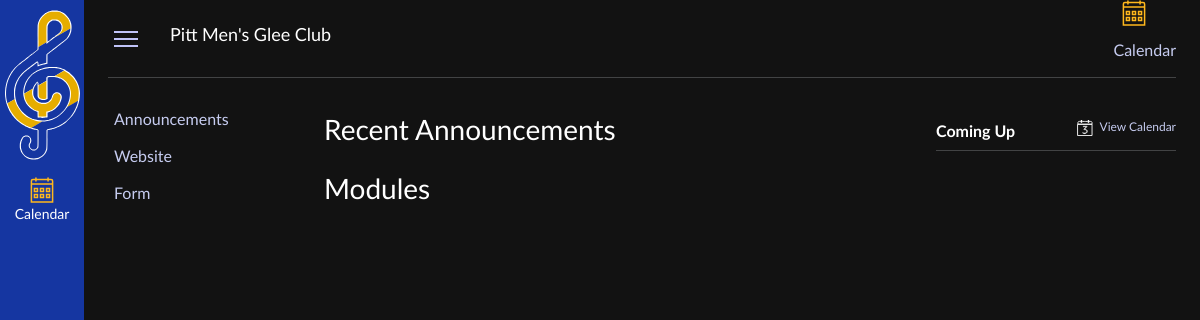
The app's page /, older data.
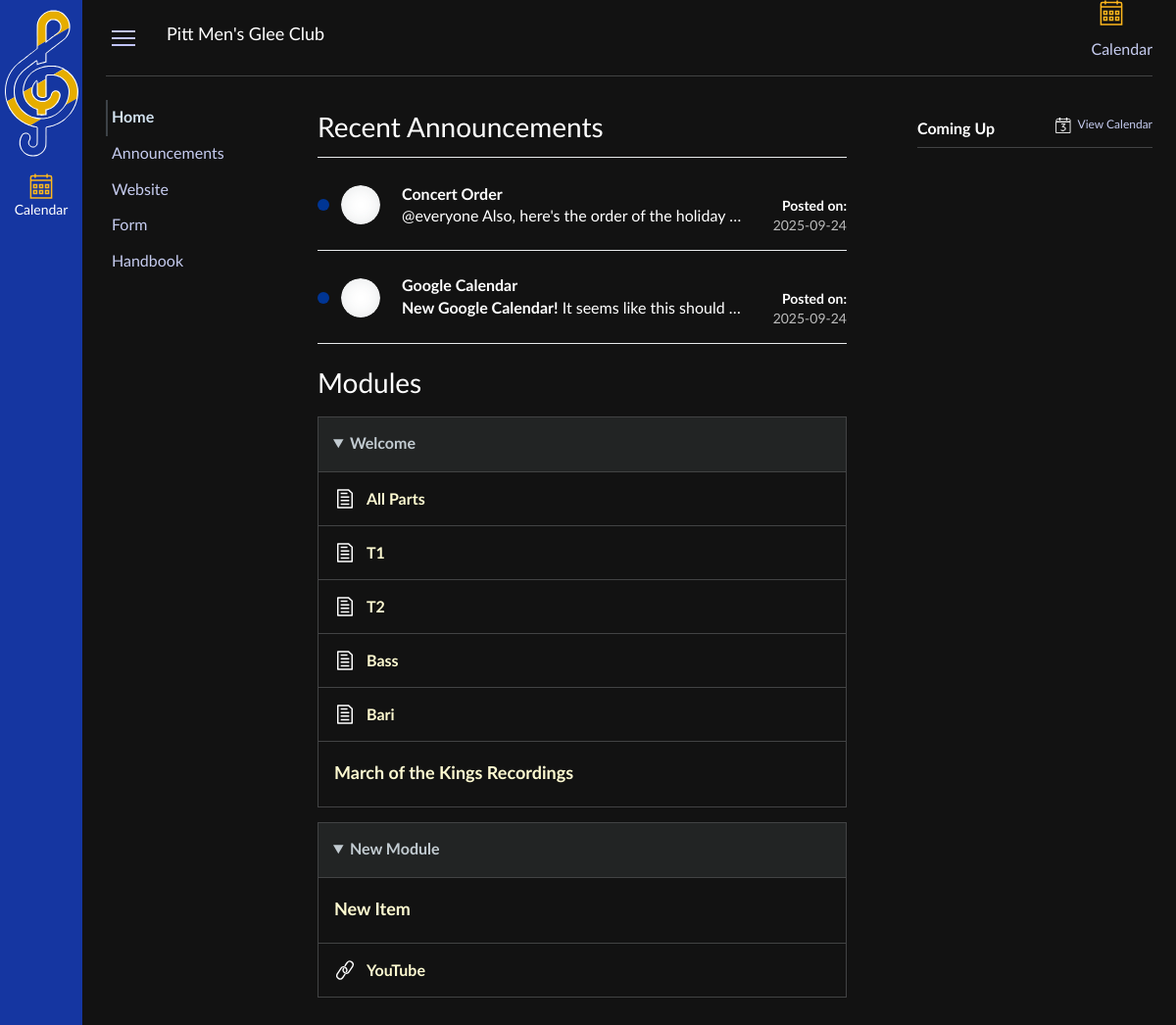
The same page, newer data.
### models.py (models this page shows)
class Link(Base):
    __tablename__ = "Links"
    id = Column("id", Integer, primary_key=True, autoincrement=True)
    position = Column("position", Integer, nullable=False)
    display_name = Column("display_name", String, nullable=False)
    type = Column("type", String, nullable=False)
    url = Column("url", String, nullable=False)
    def toJSON(self):
        return {
            "id":self.id,
            "position":self.position,
            "display_name": self.display_name,
            "type": self.type,
            "url" : self.url
        }

class Announcement(Base):
    __tablename__ = "Announcements"
    id = Column("id", Integer, primary_key=True, autoincrement=True)
    author = Column("author", String, nullable=False)
    title = Column("title", String, nullable=False)
    date_posted = Column("date_posted", DateTime, nullable=False,default=datetime.datetime.now(datetime.timezone.utc))
    content = Column("content", String, nullable=False)
    def toJSON(self):
        return {
            "id": self.id,
            "author": self.author,
            "title": self.title,
            "date_posted": self.date_posted,
            "content" : self.content
        }

class Module(Base):
    __tablename__ = "Modules"
    id = Column("id", Integer, primary_key=True, autoincrement=True)
    position = Column("position", Integer, nullable=False)
    display_name = Column("display_name", String, nullable=False)
    hidden = Column("hidden", Boolean, nullable=False)
    def toJSON(self):
        return {
            "id": self.id,
            "position": self.position,
            "display_name": self.display_name,
            "hidden" : self.hidden
        }

class Item(Base):
    __tablename__ = "Items"
    id = Column("id", Integer, primary_key=True, autoincrement=True)
    module_id = Column("module_id", Integer, nullable=False)
    position = Column("position", Integer, nullable=False)
    type = Column("type", String, nullable=False)
    display = Column("display", String, nullable=False)
    url = Column("url", String, nullable=True)
    hidden = Column("hidden", Boolean, nullable=False)
    def toJSON(self):
        return {
            "id": self.id,
            "module_id": self.module_id,
            "position": self.position,
            "type": self.type,
            "display": self.display,
            "url": self.url,
            "hidden": self.hidden
        }

### main.py (the view)
@app.route("/")
def home():
    links = sqlSession.getLinksJSON()
    modules = sqlSession.getModulesJSON()
    for module in modules:
        module['blocks'] = sqlSession.getItemsJSON(module['id'])
    announcements = sqlSession.getAnnouncementsJSON()[0:3]
    calendarItems = sqlSession.getCalendarItemsJSON()
    return render_template("home.html", links=links, modules=modules, announcements=announcements, calendarItems=calendarItems)

### session.py (called while the page is built)
    def getLinksJSON(self) -> list[dict[str, Any]]:
        links = self.session.query(Link).order_by(Link.position).all()
        obj = []
        for link in links:
            obj.append(link.toJSON())
        return obj

    def getModulesJSON(self) -> list[dict[str, Any]]:
        modules = self.session.query(Module).order_by(Module.position).all()
        obj = []
        for module in modules:
            obj.append(module.toJSON())
        return obj

    def getItemsJSON(self, id) -> list[dict[str, Any]]:
        items = self.session.query(Item).filter_by(module_id=id).order_by(Item.position).all()
        obj = []
        for item in items:
            obj.append(item.toJSON())
        return obj

    def getAnnouncementsJSON(self) -> list[dict[str, Any]]:
        announcements = self.session.query(Announcement).order_by(desc(Announcement.date_posted)).all()
        obj = []
        for announcement in announcements:
            announcement.date_posted = announcement.date_posted.date()
            obj.append(announcement.toJSON())
        return obj

### templates/home.html (shortened to what this page needs)
{% extends "index.html" %}
{% block sidebar_links %}
    {% for link in links %}
        {% if link.type == 'external' %}
            <li><a link-id="{{ link.id }}" href="{{ link.url }}" target="_blank">{{ link.display_name }}</a></li>
        {% elif link.type == 'page' %}
            <li><a link-id="{{ link.id }}" href="{{ url_for('page', id= link.url) }}">{{ link.display_name }}</a></li>
        {% elif link.type == 'internal' %}
            <li><a link-id="{{ link.id }}" href="{{ url_for(link.url) }}">{{ link.display_name }}</a></li>
        {% elif link.type == 'file' %}
            <li><a link-id="{{ link.id }}" href="{{ url_for('file', key= link.url) }}">{{ link.display_name }}</a></li>
        {% else %}
            <li><a link-id="{{ link.id }}">Failed</a></li>
        {% endif %}
    {% endfor %}
{% endblock %}
{% block right_display %}
{% endblock %}
{% block main_content %}
    <div id="announcements">
        <h2>Recent Announcements</h2>
        {% for announcement in announcements %}
            <div class="announcement" announcement-id="{{ announcement.id }}">
                <span>
                    <span class="circle"></span>
                </span>
                <div class="author">
                    <span>
                    </span>
                </div>
                <div class="content">
                    <a href="{{ url_for('announcement', id=announcement.id) }}">
                        <h3>
                            {{ announcement.title }}
                        </h3>
                    </a>
                    <div class="content-body">
                        {{ announcement.content | safe }}
                    </div>
                </div>
                <div class="meta">
                    <div class="actions">
                    </div>
                    <div>
                        <div>
                            <span>
                                <p>Posted on:</p>
                            </span>
                            <span>
                                <p>{{ announcement.date_posted }}</p>
                            </span>
                        </div>
                    </div>
                </div>
            </div>
        {% endfor %}
    </div>
    <div id="modules">
        <h2>Modules</h2>
        {% for module in modules %}
            <div class="module" module-id="{{ module.id }}" {% if module.hidden %} style="display:none" {% endif %}>
                <details open>
                    <summary> {{ module.display_name }}</summary>
                    <ul class="module-items">
                        {% for item in module.blocks %}
                            <li class="module-{{item.type}}" item-id="{{ item.id }}" {% if item.hidden %} style="display:none" {% endif %}>
                                <span></span>
                                {% if item.type == "header" %}
                                    <h3>{{ item.display }}</h3>
                                {% elif item.type == "link"%}
                                    <a href="{{ item.url }}" target="_blank">{{ item.display }}</a>
                                {% elif item.type == "file" %}
                                    <a href="{{ url_for('file', key=item.url) }}">{{ item.display }}</a>
                                {% elif item.type == "music" %}
                                    <a href="{{ url_for('music', key=item.url) }}">{{ item.display }}</a>
                                {% elif item.type == "page" %}
                                    <a href="{{ url_for('page', id= item.url) }}">{{ item.display }}</a>
                                {% endif %}
                            </li>
                        {% endfor %}
                    </ul>
                </details>
            </div>
        {% endfor %}
    </div>
{% endblock %}

Row changes from the older to the newer data that the page shows:
added Link: display_name "Home"
added Link: display_name "Handbook"
added Announcement: title "Concert Order", content "@everyone Also, here's the order of the holiday…", date_posted "2025-09-24"
added Announcement: title "Google Calendar", content "New Google Calendar! It seems like this should…", date_posted "2025-09-24"
now on this page (row edited): Module: display_name "Welcome"
now on this page (row edited): Item: display "All Parts", shown under "Welcome"
now on this page (row edited): Item: display "T1", shown under "Welcome"
now on this page (row unchanged): Item: display "T2", shown under "Welcome"
now on this page (row edited): Item: display "Bass", shown under "Welcome"
now on this page (row edited): Item: display "Bari", shown under "Welcome"
now on this page (row edited): Item: display "March of the Kings Recordings", shown under "Welcome"
added Module: display_name "New Module"
added Item: display "New Item", shown under "New Module"
added Item: display "YouTube", shown under "New Module"
